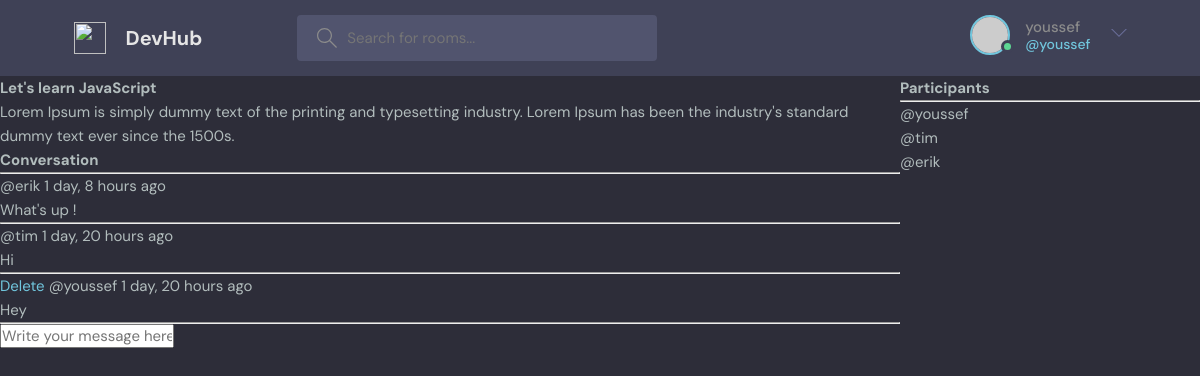
Screenshot of /room/1 (signed in) with the database file from the repository.
### base/models.py (models this page shows, shortened)
class Room(models.Model):
    host = models.ForeignKey(User, on_delete=models.SET_NULL, null=True)
    topic = models.ForeignKey(Topic, on_delete=models.SET_NULL, null=True)
    name = models.CharField(max_length=200)
    description = models.TextField(null=True, blank=True)
    participants = models.ManyToManyField(User, related_name='participants', blank=True)
    updated = models.DateTimeField(auto_now=True)
    created = models.DateTimeField(auto_now_add=True)
    class Meta:
        ordering = ['-updated', '-created']

class Message(models.Model):
    user =models.ForeignKey(User, on_delete=models.CASCADE)
    room = models.ForeignKey(Room, on_delete=models.CASCADE)
    body = models.TextField()
    updated = models.DateTimeField(auto_now=True)
    created = models.DateTimeField(auto_now_add=True)
    class Meta:
        ordering = ['-updated', '-created']

### base/views.py (the view, shortened to what this page needs)
# urls.py: path('room/<str:pk>', views.room, name='room'),
def room(request, pk):
    room = Room.objects.get(id=pk)
    room_messages = room.message_set.all()
    participants = room.participants.all()
    context = {'room': room, 'room_messages': room_messages, 'participants': participants}
    return render(request, 'base/room.html', context)

### base/templates/base/room.html (shortened to what this page needs)
{% extends 'main.html' %}
{% block content %}
<div class="room-container">
    <div >
        <h1>{{ room.name }}</h1>
        <p>{{ room.description }}</p>
        <div class="comment-wrapper">
            <h3>Conversation</h3>
            <hr />
            {% for message in room_messages %}
            <div>
                {% if request.user == message.user %}
                <a href="{% url 'delete-room' room.id %}">Delete</a>
                {% endif %}
                <small>@{{ message.user }} {{ message.created | timesince }} ago</small>
                <p>{{ message.body }}</p>
                <hr />
            </div>
            {% endfor %}
        </div>
        {% if request.user.is_authenticated %}
        <div class="comment-form">
            <form action="" method="POST">
                <input type="text" name="body" placeholder="Write your message here..." />
            </form>
        </div>
        {% endif %}
    </div>
    <div>
        <h3>Participants</h3>
        <hr />
        {% for user in participants %}
        <div>
            <p>@{{ user.username }}</p>
        </div>
        {% endfor %}
    </div>
</div>
{% endblock %}

### templates/main.html (shortened to what this page needs)
<!DOCTYPE html>
{% load static %}
<html lang="en">
<head>
    <link rel="stylesheet" href="{% static 'styles/style.css' %}" />
</head>
<body>
    {% include 'navbar.html' %}
    {% block content %}
    {% endblock %}
</body>
</html>

### templates/navbar.html (shortened to what this page needs)
<header class="header header--loggedIn">
    <div class="container">
        <a href="{% url 'home' %}" class="header__logo">
            <img src="assets/logo.svg" />
            <h1>DevHub</h1>
        </a>
        <form class="header__search" method="get" action="">
            <label>
                <input name="q" placeholder="Search for rooms..." />
            </label>
        </form>
        <nav class="header__menu">
            {% if request.user.is_authenticated %}
            <div class="header__user">
                <a href="profile.html">
                    <div class="avatar avatar--medium active">
                        <img src="https://randomuser.me/api/portraits/men/37.jpg" />
                    </div>
                    <p>{{ request.user.username }} <span>@{{ request.user.username }}</span></p>
                </a>
                <button class="dropdown-button">
                    <svg version="1.1" xmlns="http://www.w3.org/2000/svg" width="32" height="32" viewBox="0 0 32 32">
                        <title>chevron-down</title>
                        <path d="M16 21l-13-13h-3l16 16 16-16h-3l-13 13z"></path>
                    </svg>
                </button>
            </div>
            {% else %}
            <a href="{% url 'login' %}">
                <img src="./assets/avatar.svg" />
                <p>Login</p>
            </a>
            {% endif %}
        </nav>
    </div>
</header>

### static/styles/style.css (style rules this page uses)
:root { --color-main: #71c6dd; --color-main-light: #e1f6fb; --color-dark: #3f4156; --color-dark-medium: #51546e; --color-dark-light: #696d97; --color-light: #e5e5e5; --color-gray: #8b8b8b; --color-light-gray: #b2bdbd; --color-bg: #2d2d39; --color-success: #5dd693; --color-error: #fc4b0b; }
* { font-family: "DM Sans", -apple-system, BlinkMacSystemFont, "Segoe UI", Roboto, Oxygen, Ubuntu, Cantarell, "Open Sans", "Helvetica Neue", sans-serif; margin: 0; padding: 0; box-sizing: border-box; text-rendering: optimizeLegibility; font-size: inherit; }
html { font-size: 56.25%; }
@media only screen and (min-width: 1200px) { html { font-size: 62.5%; } }
body { line-height: 1.6; font-weight: 400; font-size: 1.5rem; color: var(--color-light-gray); background-color: var(--color-bg); min-height: 100vh; }
img { width: 100%; }
a { display: inline-block; color: var(--color-main); text-decoration: none; }
.container { max-width: 120rem; width: 90%; margin: auto; }
.avatar { position: relative; display: inline-block; border-radius: 50%; border: 2px solid var(--color-main); }
.avatar img { display: block; border-radius: 50%; object-fit: cover; object-position: center; }
.avatar::after { content: ""; display: block; position: absolute; background-color: var(--color-gray); z-index: 111; border-radius: 50%; border: 0.3rem solid var(--color-dark); }
.avatar.active::after { background-color: var(--color-success); }
.avatar.avatar--medium img { width: 3.6rem; height: 3.6rem; border-radius: 50%; }
.avatar.avatar--medium:after { width: 0.7rem; height: 0.7rem; bottom: 0px; right: -6px; }
.header { padding: 1.5rem; background-color: var(--color-dark); }
.header > .container { display: flex; gap: 9.5rem; }
.header__logo, .header__user { display: flex; gap: 2rem; align-items: center; }
.header__logo > img { height: 3.2rem; width: 3.2rem; }
.header__logo > h1 { font-weight: 700; font-size: 2rem; color: var(--color-light); }
.header__search > label { background-color: var(--color-dark-medium); padding: 1.3rem 1rem; display: flex; align-items: center; gap: 1rem; border-radius: 4px; }
.header__search svg { fill: var(--color-gray); width: 2rem; height: 2rem; margin-left: 1rem; }
.header__search input { width: 30rem; background: transparent; border: none; outline: none; color: var(--color-light); }
.header__menu { margin-left: auto; position: relative; }
.header__menu a { display: flex; gap: 1.5rem; align-items: center; font-weight: 500; text-decoration: none; color: var(--color-gray); }
.header__menu img { height: 3.6rem; }
.header__menu p { line-height: 1.2; }
.header__menu span { color: var(--color-main); font-weight: 500; font-size: 1.4rem; display: block; }
.header__menu svg { width: 1.6rem; height: 1.6rem; fill: var(--color-dark-light); }
.dropdown-button { background: transparent; border: 0; outline: 0; cursor: pointer; }

### base/templates/base/room.html (style rules this page uses)
.room-container { display: grid; grid-template-columns: 3fr 1fr; }

### rows the page displays
Room: name "Let's learn JavaScript", description "Lorem Ipsum is simply dummy text of the printing and typesetting industry. Lorem Ipsum has been the industry's standard dummy text ever since the 1500s."
Message: user "erik", created "1 day, 8 hours", body "What's up !"
Message: user "tim", created "1 day, 20 hours", body "Hi"
Message: shows "Delete", user "youssef", created "1 day, 20 hours", body "Hey"

### other values shown
{{ request.user.username }} "youssef"
{{ user.username }} "youssef"
{{ user.username }} "tim"
{{ user.username }} "erik"
